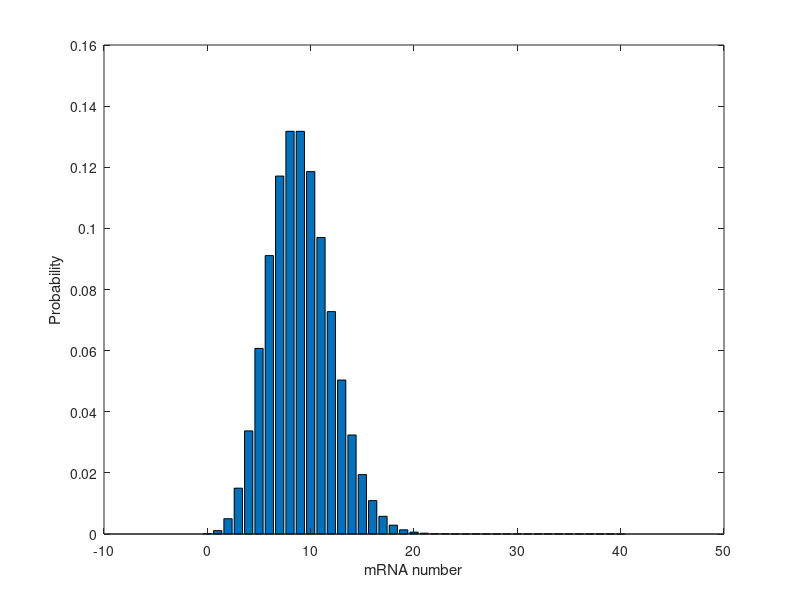
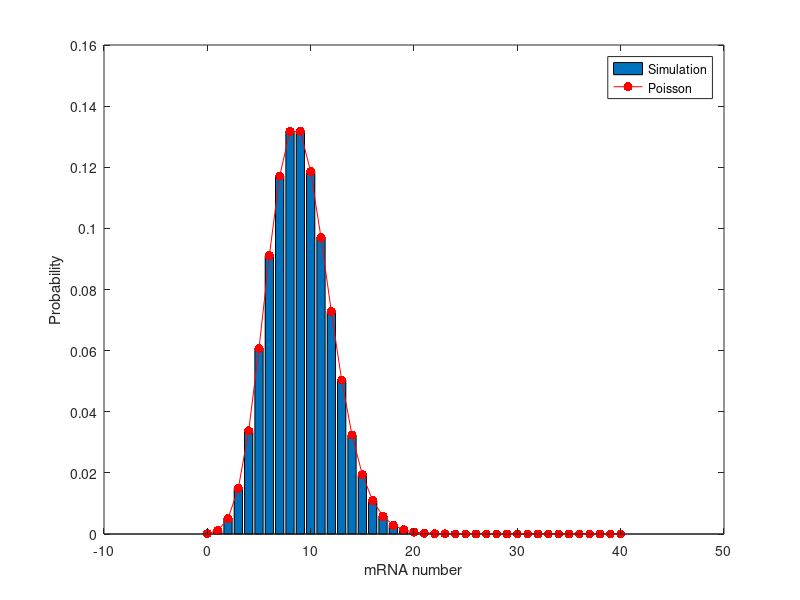

Write MATLAB code to recreate these figures, in order.
%Simulation for spreading the butter

%Model parameters
r=3;            % 1/min
gamma=1/3;      % 1/min

%Simulation parameters
dt=0.01;        % min
Nmax=40;        % Maximum number of mRNAs we will calculate a probability for
TotalTime=40;    % min
%We create a time vector where each index will represent the a point in
%time using the ":" operator
Time=0:dt:TotalTime;
%Vector for the mRNA bins for the distribution
Bins=0:1:Nmax;

%Initialize my simulation matrix. Rows will correspond to time and columns
%will correspond to mRNA number. We use the function zeros to create this
%initial matrix
p=zeros(length(Time),length(Bins));

%Initial conditions
p(1,1)=1;

%Do the simulation by defining two for-loops. The first one will go over
%time with index i. The second one will go over mRNA number with index n.
for i=2:length(Time)        %For-loop over times
    %Calculate the probability for the zero bin    
    p(i,1)=p(i-1,1)-r*dt*p(i-1,1)+gamma*dt*p(i-1,2);
    
    %Calculate the probability for the 1 through Nmax-1 bins
    for n=2:(length(Bins)-1)
        p(i,n)=p(i-1,n)+r*dt*p(i-1,n-1)-r*dt*p(i-1,n)...
            +gamma*dt*n*p(i-1,n+1)-gamma*dt*(n-1)*p(i-1,n);
    end
    
    %Calculate the probability for the Nmax bin
    p(i,length(Bins))=p(i-1,length(Bins))+r*dt*p(i-1,length(Bins)-1)...
        -gamma*dt*Nmax*p(i-1,length(Bins));    
end

%Plot the distribution at the last time point using a bar graph
bar(Bins,p(length(Time),:))
xlabel('mRNA number')
ylabel('Probability')

%Check the distribution
%Normalization
sum(p(length(Time),:))
%To calculate the mean, we need to weight the number of mRNA by its
%probability
sum(p(length(Time),:).*Bins)


%Plot the distribution for different time points
% figure(2)
% for i=1:length(Time)
%     bar(Bins,p(i,:))
%     title(Time(i))     %Have the time in minutes as a title
%     ylim([0,1])         %Fix the limits of the y-axis
%     xlim([0,Nmax])
%     xlabel('Number of mRNA')
%     ylabel('Probability')
%     drawnow         %Force Matlab to actually display the plot
% end
% 

figure(3)
bar(Bins,p(length(Time),:))
hold on
plot(Bins,exp(-r/gamma)*(r/gamma).^Bins./factorial(Bins),'.-r',...
    'MarkerSize',20)
hold off
legend('Simulation','Poisson')
xlabel('mRNA number')
ylabel('Probability')












